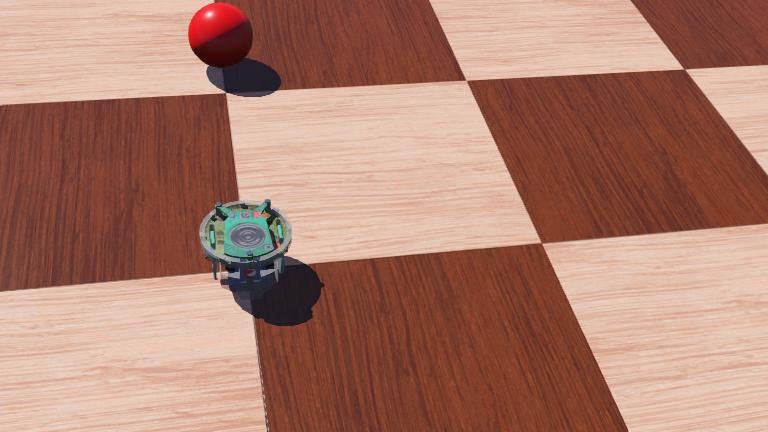
#> input picture e-puck/worlds/.e-puck.jpg, 768 x 432 px; its folder holds only this picture in this run
$ python -i maze_nav.py   (imports and definitions only)
#> lines starting #> are read from the running program, lines starting #| are printed output that depends on the picture; after the words box and inside, x2 and y2 are one past the last pixel; in counts of white or black regions, pixels touching at a corner belong together
#> further down, picture is the input picture: shape (432, 768, 3); mean B, G, R 108, 124.1, 171.5
from controller import Robot
import numpy as np
import cv2
import os
import datetime
import csv

BLUR_ENABLED= False

BLUR_SIZE=9

# [51 lines left out: functions blur_cam, detect_target, not called in this run]


def detect_edges(img_bgr):
    """Grayscale + blur + Canny -> a binary edge map of the frame."""
    gray = cv2.cvtColor(img_bgr, cv2.COLOR_BGR2GRAY)
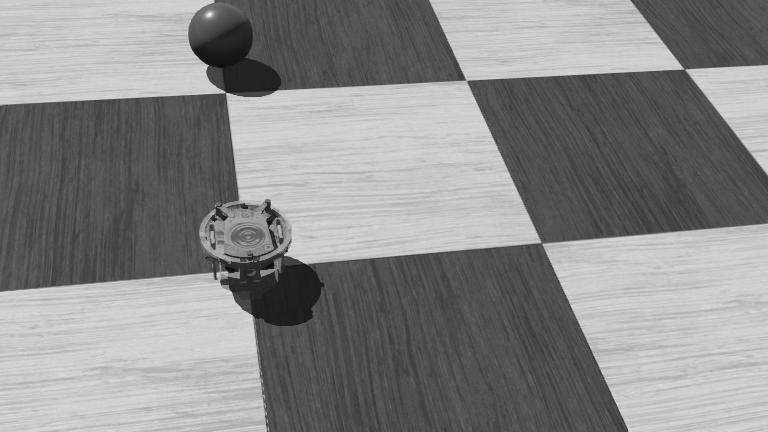
#> gray: shape (432, 768); min 4, max 241, mean 136.4
    # Smooth out noise first so Canny doesn't pick up false edges from grain/texture.
    blurred = cv2.GaussianBlur(gray, (5, 5), 0)
    # Canny returns a binary image: white pixels mark detected edges.
    edges = cv2.Canny(blurred, 50, 150)
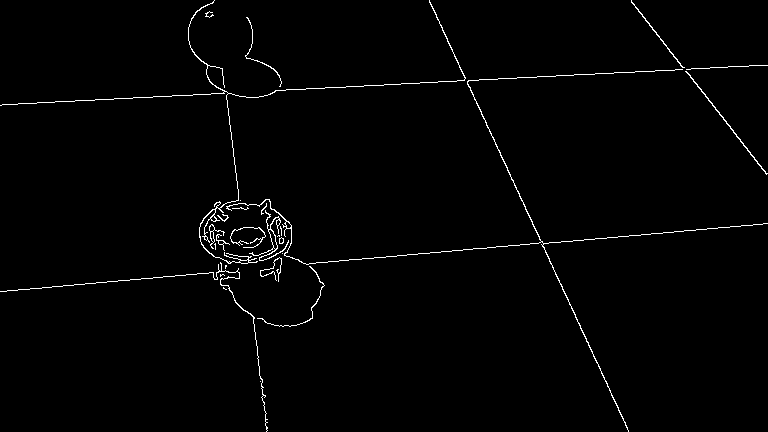
#> edges: shape (432, 768); 1.3% white in thin lines or dots
    return edges


def detect_lines(edges):
    """Turn edge pixels into line segments via the probabilistic Hough transform.

    Computed for potential future use (e.g. recognizing straight maze walls
    more precisely) but not currently consumed by get_wall_status_vision,
    which relies on edge density instead.
    """
    lines = cv2.HoughLinesP(
        edges, 1, np.pi / 180,
        threshold=20,
        minLineLength=15,
        maxLineGap=5
    )
#> lines = 65 rows, first 6: [356, 259, 406, 255], [2, 104, 186, 95], [429, 1, 610, 390], [536, 243, 767, 223], [631, 0, 766, 173], [264, 402, 267, 430]
    return lines


def get_wall_status_vision(img_bgr):
    """Estimate wall presence ahead/left/right from the front camera's edge density.

    Uses module-level counters so a wall must be seen for several consecutive
    frames before it's reported, which debounces single-frame noise.
    """
    global center_density_count
    global left_density_count
    global right_density_count

    edges = detect_edges(img_bgr)
    lines = detect_lines(edges)
    height, width = edges.shape
#> height = 432; width = 768

    # Split the frame into left/center/right thirds so wall presence can be
    # judged separately in each direction the robot could turn toward.
    left_zone = edges[:, 0:int(width * 0.33)]
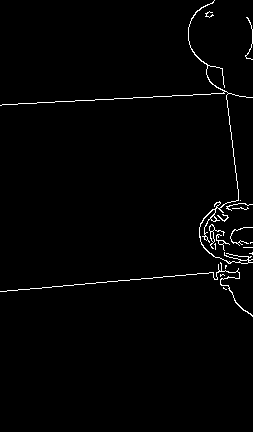
#> left_zone: shape (432, 253); 1.5% white in thin lines or dots, all inside (x1, y1, x2, y2) = (0, 0, 253, 317)
    center_zone = edges[:, int(width * 0.33):int(width * 0.66)]
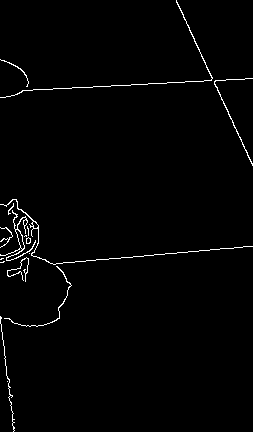
#> center_zone: shape (432, 253); 1.5% white in thin lines or dots
    right_zone = edges[:, int(width * 0.66):]
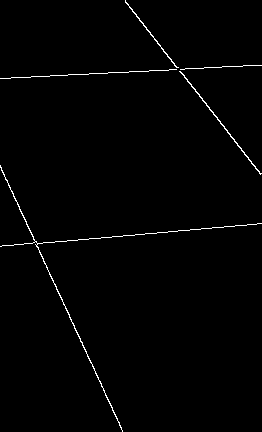
#> right_zone: shape (432, 262); 1.1% white in thin lines or dots

    # Fraction of edge pixels in each zone. Note the signal is inverted from what
    # you might expect: a wall close enough to matter fills the zone as a flat,
    # low-texture surface and produces almost NO edges, while open space (floor,
    # sky, distant scenery) always retains contrast and produces many. See
    # RESULTS.md, Problem 1 -- background scenery makes "many edges = wall" unusable.
    left_density = cv2.countNonZero(left_zone) / left_zone.size
#> left_density = 0.0146
    center_density = cv2.countNonZero(center_zone) / center_zone.size
#> center_density = 0.0145
    right_density = cv2.countNonZero(right_zone) / right_zone.size
#> right_density = 0.0105

    # Empirical cutoff: below this edge density, a zone is considered "wall very
    # close" (close enough that it fills the zone as a flat, low-texture surface
    # with few edges).
    density_epsilon = 0.005

    # Wall directly ahead: all three zones read as flat/close.
    if left_density < density_epsilon and center_density < density_epsilon and right_density < density_epsilon:
        center_density_count += 1
    else:
        center_density_count = 0
    wall_ahead = center_density_count >= 3

    # Wall hugging the left side, with an opening to the right.
    if left_density < density_epsilon and right_density > density_epsilon:
        left_density_count += 1
    else:
        left_density_count = 0
    wall_left = left_density_count >= 3

    # Wall hugging the right side, with an opening to the left.
    if right_density < density_epsilon and left_density > density_epsilon:
        right_density_count += 1
    else:
        right_density_count = 0
    wall_front_right = right_density_count >= 3

    return {
        'wall_ahead': wall_ahead,
        'wall_left': wall_left,
        'wall_front_right': wall_front_right,
        'left_density': left_density,
        'center_density': center_density,
        'right_density': right_density,
        'edges': edges
    }


# [36 lines left out: functions bottom_img_right, detect_walls_status_right, not called in this run]


# Webots hands us a Robot instance representing this e-puck; all devices
# (camera, motors, sensors) are accessed through it via getDevice().
# [1 line that did not run here, left out]

# Module-level (not local to get_wall_status_vision) so it persists across control-loop
# iterations, counting consecutive frames where each zone reads "wall very close".
center_density_count = 0
left_density_count = 0
right_density_count = 0

# Simulation step size in ms. Every device must be enabled with this value,
# and robot.step(timestep) must be called once per control loop iteration
# to advance the simulation clock.
# [1 line that did not run here, left out]

# enable() starts each camera streaming images; without it getImage() returns None.
# [1 line that did not run here, left out]
# [1 line not run here, left out]

# [1 line that did not run here, left out]
# [1 line not run here, left out]

# [1 line that did not run here, left out]
# [1 line not run here, left out]

# Setting position to infinity puts the motor in velocity-control mode
# (drive forever) instead of position-control mode (move to an angle then stop).
# [1 line that did not run here, left out]
# [2 lines not run here, left out]

# [1 line that did not run here, left out]
# [6 lines not run here, left out]

log_dir = os.path.dirname(os.path.abspath(__file__))
log_filename = 'run_log_' + datetime.datetime.now().strftime('%Y%m%d_%H%M%S') + '.csv'
log_path = os.path.join(log_dir, log_filename)
# [1 line not run here, left out]
# [1 line that did not run here, left out]
# [135 lines not run here, left out]

>>> import cv2
>>> picture = cv2.imread('../../worlds/.e-puck.jpg')
>>> result = get_wall_status_vision(picture)
#> result = 7 items
